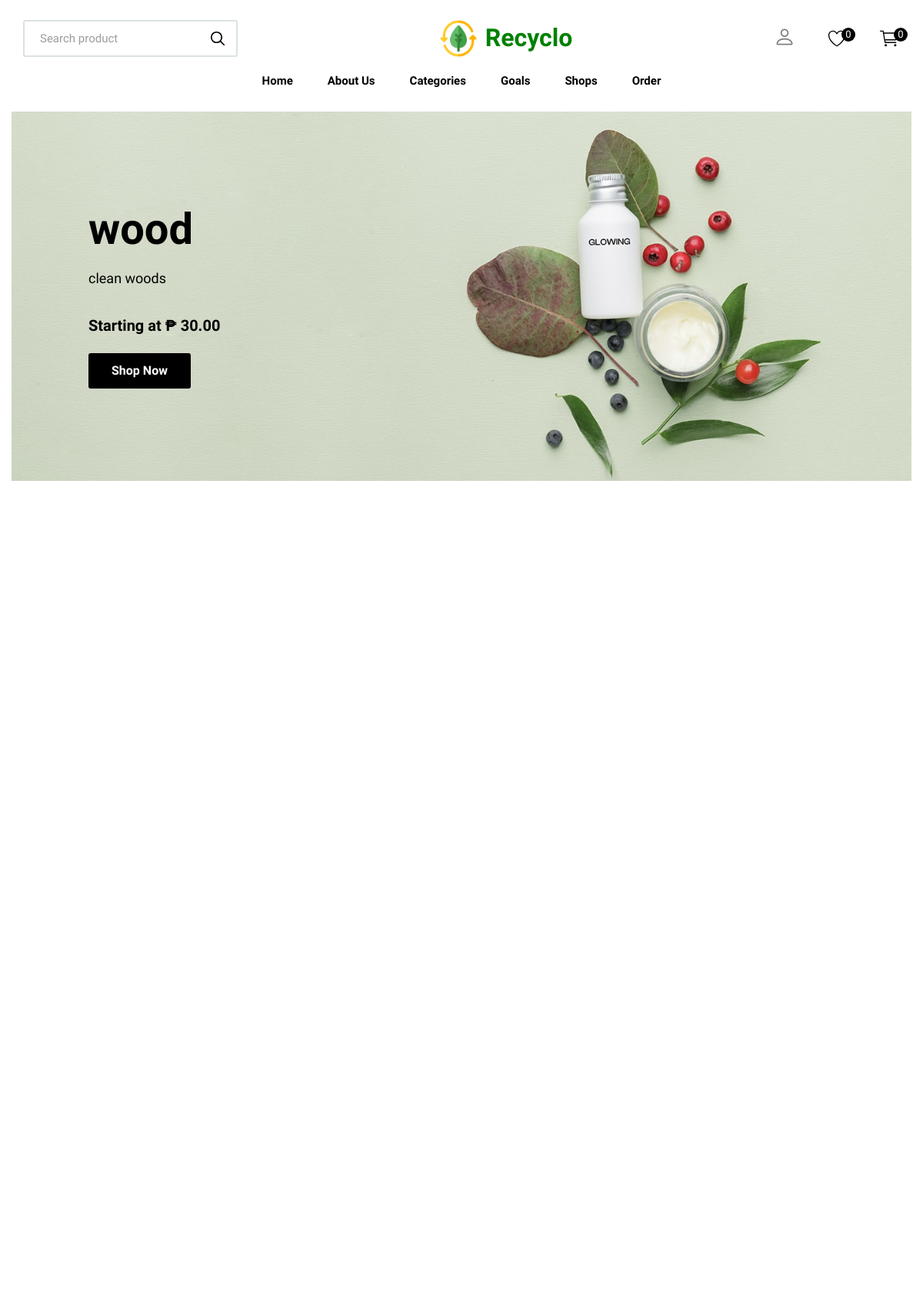
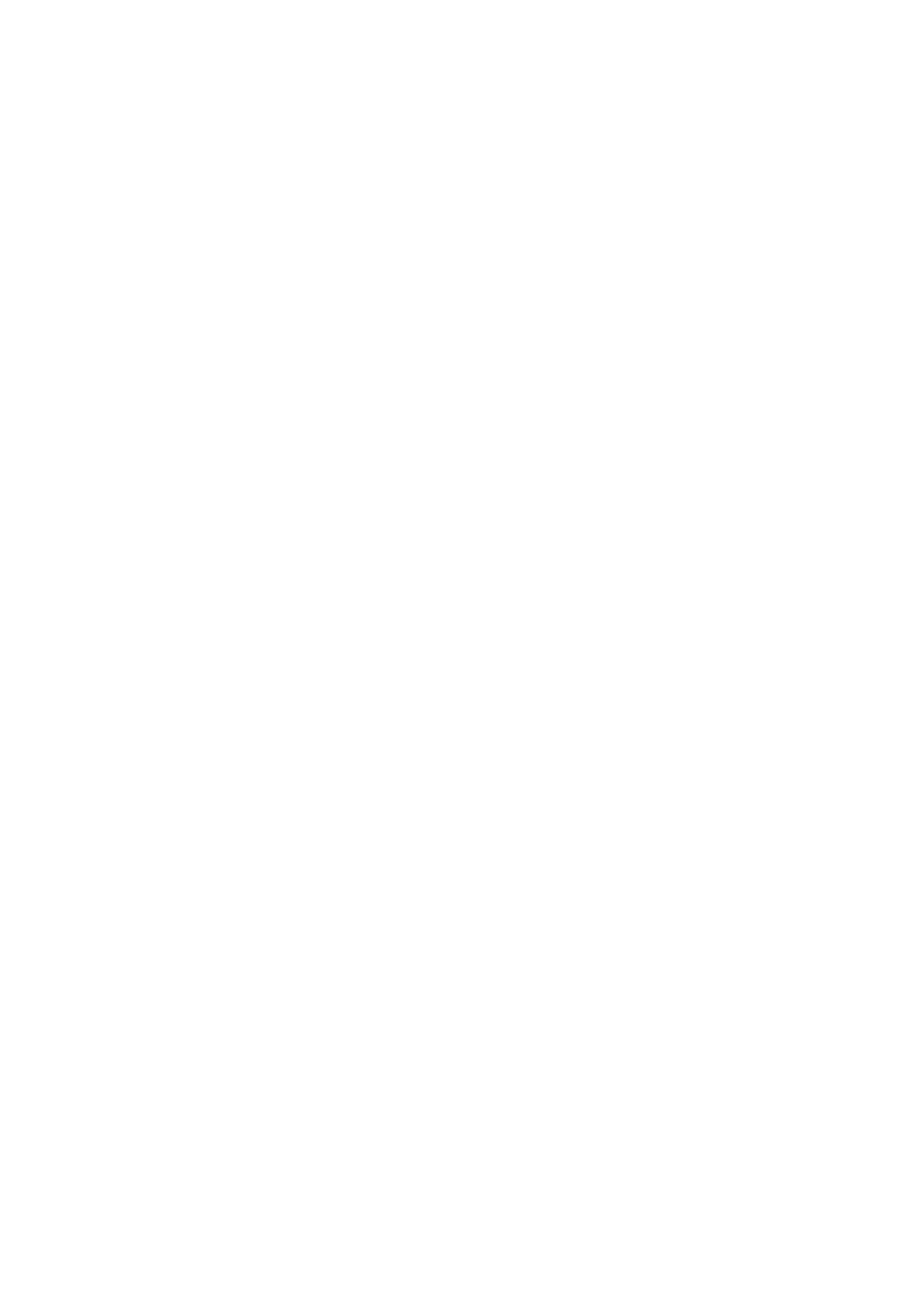
Page /RecyloFolder/Recyclo/index.php (upper part) on the committed database (2 pictures, top to bottom).
### tables this page shows
CREATE TABLE `hero_content` (
  `id` int(11) NOT NULL,
  `title` text NOT NULL,
  `description` text NOT NULL,
  `price` decimal(10,2) NOT NULL,
  `image_url` varchar(255) NOT NULL,
  `slide_order` int(11) NOT NULL,
  `status` varchar(20) DEFAULT 'active',
  `created_at` timestamp NOT NULL DEFAULT current_timestamp()
);

### RecyloFolder/Recyclo/index.php (the view, shortened to what this page needs)
<?php
require_once 'config/database.php';
$hero_sql = "SELECT * FROM hero_content ORDER BY slide_order";
$hero_result = $conn->query($hero_sql);
?>
<!DOCTYPE html>
<html lang="en">
<head>
  <link rel="stylesheet" href="./assets/css/style.css">
  <link href="https://cdn.jsdelivr.net/npm/bootstrap-icons/font/bootstrap-icons.css" rel="stylesheet">
</head>
<body id="top">
  <header class="header">
    <div class="header-top" data-header>
      <div class="container">
        <div class="input-wrapper">
          <input type="search" name="search" placeholder="Search product" class="search-field">
          <button class="search-submit" aria-label="search">
            <ion-icon name="search-outline" aria-hidden="true"></ion-icon>
          </button>
        </div>
        <div style="display: flex; align-items: center;">
          <img src="./assets/images/mainlogo.png" alt="Logo" style="width: 50px; height: 50px; flex-shrink: 0; margin-right: 10px;">
          <div style="flex-grow: 1; text-align: center;">
              <h1 style="color: green; margin: 0;">Recyclo</h1>
          </div>
      </div>
        <div class="header-actions">
    <?php if (isset($_SESSION['user_logged_in']) || isset($_SESSION['admin_logged_in'])): ?>
        <div class="profile-dropdown">
            <button type="button" class="profile-btn" id="profileDropdownBtn">
                <i class="bi bi-person-check-fill"></i>
                <span class="profile-name"><?php echo isset($_SESSION['admin_logged_in']) ? 'Admin' : 'Profile'; ?></span>
            </button>
            <div class="dropdown-content" id="profileDropdown">
                <?php if (isset($_SESSION['admin_logged_in'])): ?>
                    <a href="admin/dashboard.php">
                        <i class="bi bi-speedometer2"></i>
                        <span>Dashboard</span>
                    </a>
                <?php else: ?>
                    <a href="profile.php">
                        <i class="bi bi-person"></i>
                        <span>My Profile</span>
                    </a>
                    <a href="settings.php">
                        <i class="bi bi-gear"></i>
                        <span>Settings</span>
                    </a>
                    <a href="orders.php">
                        <i class="bi bi-cart"></i>
                        <span>My Orders</span>
                    </a>
                <?php endif; ?>
                <div class="dropdown-divider"></div>
                <a href="logout.php" class="logout-btn">
                    <i class="bi bi-box-arrow-right"></i>
                    <span>Logout</span>
                </a>
            </div>
        </div>
    <?php else: ?>
        <a href="login.php" class="header-action-btn">
            <i class="bi bi-person"></i>
        </a>
    <?php endif; ?>
    <button class="header-action-btn" aria-label="heart item">
        <ion-icon name="heart-outline" aria-hidden="true"></ion-icon>
        <span class="btn-badge">0</span>
    </button>
    <button class="header-action-btn" aria-label="cart item">
        <ion-icon name="cart-outline" aria-hidden="true"></ion-icon>
        <span class="btn-badge">0</span>
    </button>
</div>
        <nav class="navbar">
          <ul class="navbar-list">
            <li>
              <a href="#home" class="navbar-link has-after">Home</a>
            </li>
            <li>
              <a href="#collection" class="navbar-link has-after">About Us</a>
            </li>
            <li>
              <a href="#shop" class="navbar-link" data-nav-link>Categories</a>
            </li>
            <li>
              <a href="#collection" class="navbar-link has-after">Goals</a>
            </li>
            <li>
              <a href="shops.php" class="navbar-link has-after">Shops</a>
            </li>
            <li>
              <a href="orders.php" class="navbar-link has-after">Order</a>
            </li>
          </ul>
        </nav>
      </div>
    </div>
  </header>
  <div class="sidebar">
    <div class="overlay" data-nav-toggler data-overlay></div>
  </div>
  <main>
    <article>
      <section class="section hero" id="home" aria-label="hero" data-section>
        <div class="container">
          <ul class="has-scrollbar">
            <?php while($slide = $hero_result->fetch_assoc()): ?>
            <li class="scrollbar-item">
              <div class="hero-card has-bg-image" style="background-image: url('<?php echo htmlspecialchars($slide['image_url']); ?>')">
                <div class="card-content">
                  <h1 class="h1 hero-title">
                    <?php echo htmlspecialchars($slide['title']); ?>
                  </h1>
                  <p class="hero-text" style="color: black">
                    <?php echo htmlspecialchars($slide['description']); ?>
                  </p>
                  <p class="price" style="color: black;">Starting at ₱ <?php echo htmlspecialchars(number_format($slide['price'], 2)); ?></p>
                  <a href="#" class="btn btn-primary">Shop Now</a>
                </div>
              </div>
            </li>
            <?php endwhile; ?>
          </ul>
        </div>
      </section>
      <section class="section collection" id="collection" aria-label="collection" data-section>
      </section>
      <section class="section shop" id="shop" aria-label="shop" data-section>
      </section>
      <section class="section shop" id="shop" aria-label="shop" data-section>
      </section>
      <section class="section banner" aria-label="banner" data-section>
      </section>
      <section class="section feature" aria-label="feature" data-section>
      </section>
      <section class="section offer" id="offer" aria-label="offer" data-section>
      </section>
    </article>
  </main>
</body>
</html>

### rows in the picture
hero_content: image_url (picture), title "wood", description "clean woods", price "30.00"
